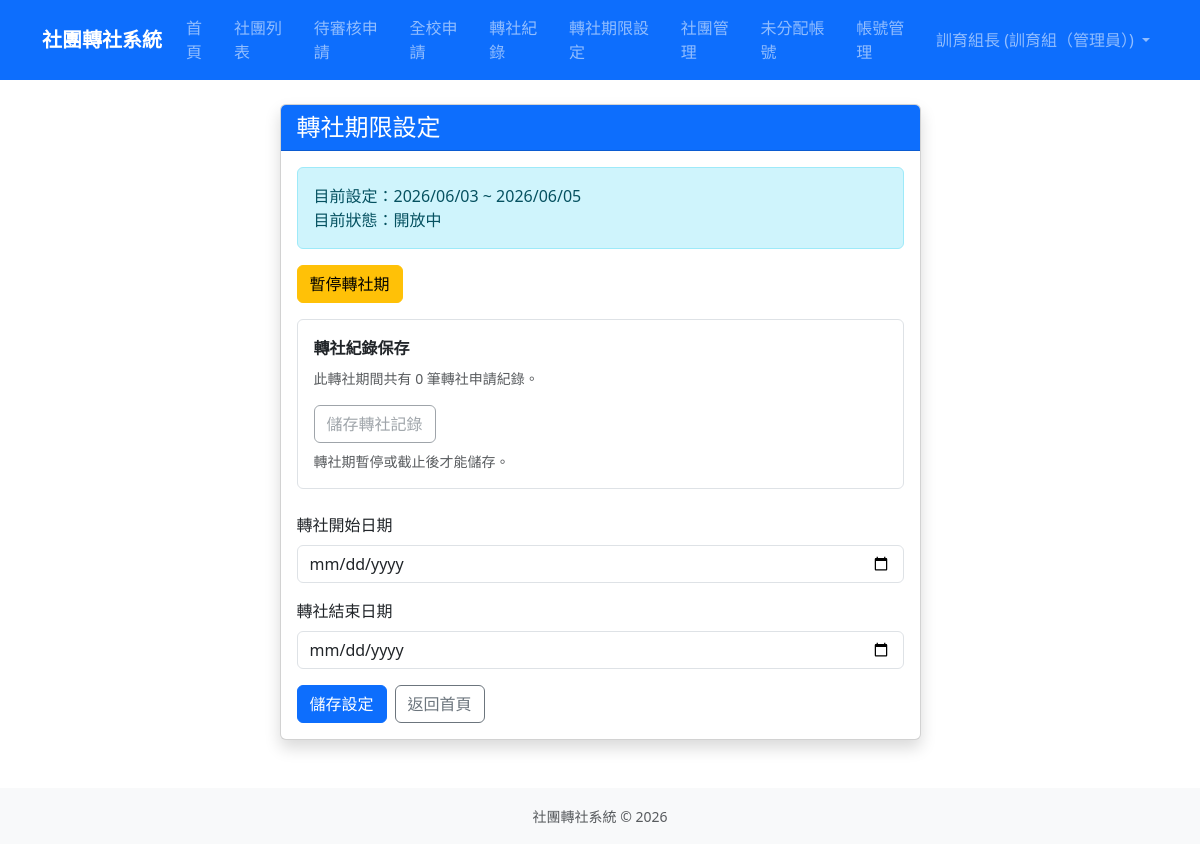
The app's page /admin-panel/transfer-window/ (signed in), older data.
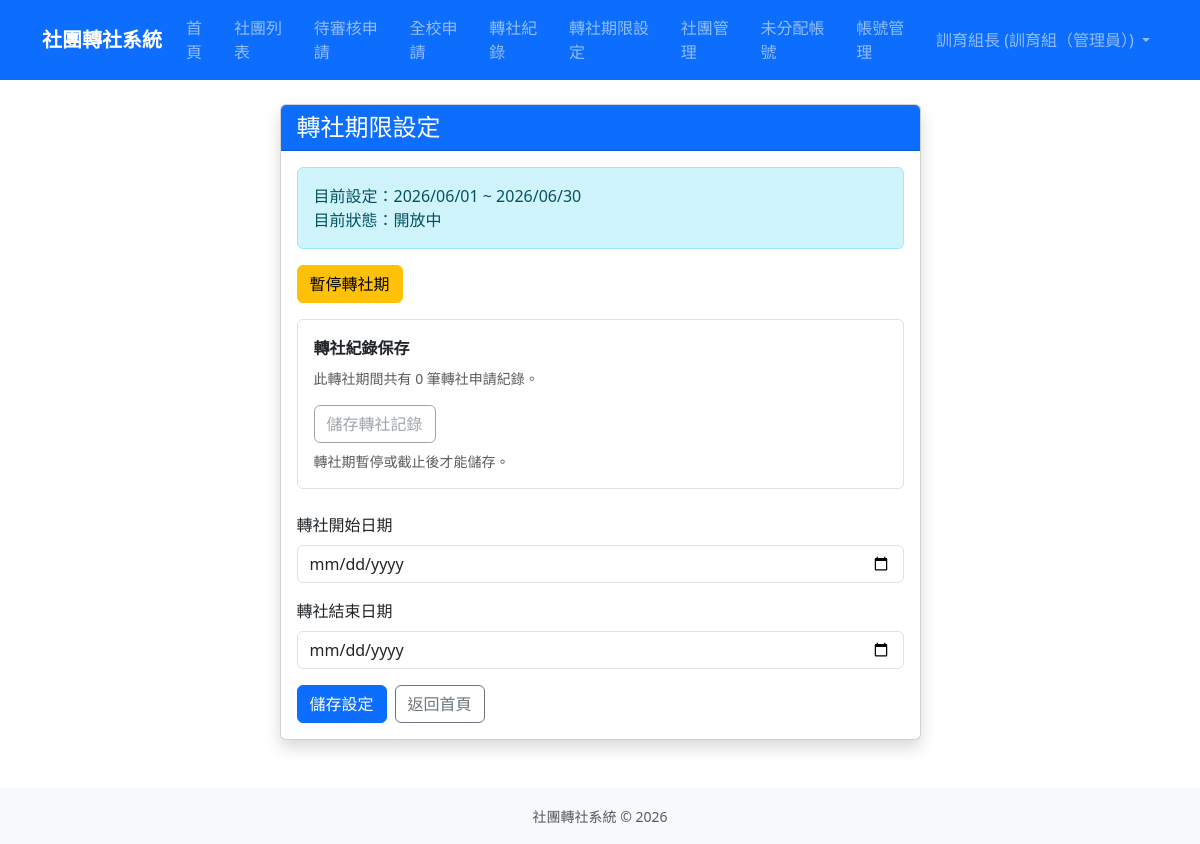
The same page, newer data.
### transfers/models.py (models this page shows, shortened)
class TransferWindow(models.Model):
    start_date = models.DateField(verbose_name='轉社開始日期')
    end_date = models.DateField(verbose_name='轉社結束日期')
    is_paused = models.BooleanField(default=False, verbose_name='暫停轉社期')
    updated_at = models.DateTimeField(auto_now=True, verbose_name='更新時間')
    class Meta:
        verbose_name = '轉社期限設定'
        verbose_name_plural = '轉社期限設定'
    @classmethod
    def get_current(cls):
        return cls.objects.order_by('-updated_at', '-pk').first()
    def is_open(self, today=None):
        if self.is_paused:
            return False
        today = today or timezone.localdate()
        return self.start_date <= today <= self.end_date
    def get_status(self, today=None):
        if self.is_paused:
            return 'paused'
        today = today or timezone.localdate()
        if today < self.start_date:
            return 'not_started'
        if today > self.end_date:
            return 'ended'
        return 'open'
    @property
    def status_text(self):
        status = self.get_status()
        if status == 'paused':
            return '已暫停'
        if status == 'not_started':
            return '尚未開始'
        if status == 'ended':
            return '已截止'
        return '開放中'

### accounts/views.py (the view, shortened to what this page needs)
# urls.py: path('admin-panel/transfer-window/', views.TransferWindowSettingsView.as_view(), name='transfer_window_settings'),
class TransferWindowSettingsView(LoginRequiredMixin, AdminRequiredMixin, View):
    template_name = 'accounts/transfer_window_form.html'
    def get_archive_context(self, transfer_window):
        if not transfer_window:
            return {
                'transfer_record_archive_can_create': False,
                'transfer_record_archive_existing': None,
                'transfer_record_archive_request_count': 0,
            }
        today = timezone.localdate()
        can_create = transfer_window.is_paused or today > transfer_window.end_date
        existing = TransferRecordArchive.objects.filter(
            transfer_window=transfer_window,
            start_date=transfer_window.start_date,
            end_date=transfer_window.end_date,
        ).first()
        request_count = TransferRequest.objects.filter(
            created_at__date__gte=transfer_window.start_date,
            created_at__date__lte=transfer_window.end_date,
        ).count()
        return {
            'transfer_record_archive_can_create': can_create,
            'transfer_record_archive_existing': existing,
            'transfer_record_archive_request_count': request_count,
        }
    def get(self, request):
        state = get_transfer_window_state()
        form = TransferWindowForm(instance=state['transfer_window'])
        return render(
            request,
            self.template_name,
            {
                **state,
                **self.get_archive_context(state['transfer_window']),
                'form': form,
            },
        )

### transfers/forms.py (shortened to what this page needs)
class TransferWindowForm(forms.ModelForm):
    class Meta:
        model = TransferWindow
        fields = ['start_date', 'end_date']
        widgets = {
            'start_date': forms.DateInput(attrs={'type': 'date', 'class': 'form-control'}),
            'end_date': forms.DateInput(attrs={'type': 'date', 'class': 'form-control'}),
        }
        labels = {
            'start_date': '轉社開始日期',
            'end_date': '轉社結束日期',
        }

### accounts/templatetags/account_extras.py (called while the page is built)
@register.filter
def display_role(user):
    if getattr(user, 'role', None) == 'president' and not user_is_club_president(user, user.club):
        return '學生'
    return user.get_role_display()

### accounts/views.py (called while the page is built)
    def test_func(self):
        user = self.request.user
        return user.is_authenticated and (
            user.is_superuser or getattr(user, 'role', None) == 'admin'
        )

### templates/accounts/transfer_window_form.html (shortened to what this page needs)
{% extends 'base.html' %}
{% block content %}
<div class="row justify-content-center">
    <div class="col-lg-7">
        <div class="card shadow">
            <div class="card-header bg-primary text-white">
                <h4 class="mb-0">轉社期限設定</h4>
            </div>
            <div class="card-body">
                {% if transfer_window %}
                    <div class="alert alert-info">
                        目前設定：{{ transfer_window.start_date|date:"Y/m/d" }} ~ {{ transfer_window.end_date|date:"Y/m/d" }}
                        <br>
                        目前狀態：{{ transfer_window.status_text }}
                    </div>
                    <div class="mb-3">
                        {% if transfer_window.is_paused %}
                            <form method="post" action="{% url 'transfer_window_resume' %}" class="d-inline">
                                {% csrf_token %}
                                <button type="submit" class="btn btn-success">恢復轉社期</button>
                            </form>
                        {% else %}
                            <form method="post" action="{% url 'transfer_window_pause' %}" class="d-inline">
                                <button type="submit" class="btn btn-warning">暫停轉社期</button>
                            </form>
                        {% endif %}
                    </div>
                    <div class="border rounded p-3 mb-4">
                        <div class="fw-semibold mb-2">轉社紀錄保存</div>
                        <div class="text-muted small mb-3">
                            此轉社期間共有 {{ transfer_record_archive_request_count }} 筆轉社申請紀錄。
                        </div>
                        {% if transfer_record_archive_existing %}
                            <div class="alert alert-success mb-2">此轉社期已儲存。</div>
                            <a href="{% url 'transfer_record_archive_detail' transfer_record_archive_existing.pk %}" class="btn btn-outline-primary">
                                查看已儲存紀錄
                            </a>
                        {% elif transfer_record_archive_can_create %}
                            <form method="post" action="{% url 'transfer_record_archive_create' %}" class="d-inline">
                                {% csrf_token %}
                                <button type="submit" class="btn btn-outline-primary">儲存轉社記錄</button>
                            </form>
                        {% else %}
                            <button type="button" class="btn btn-outline-secondary" disabled>儲存轉社記錄</button>
                            <div class="text-muted small mt-2">轉社期暫停或截止後才能儲存。</div>
                        {% endif %}
                    </div>
                {% else %}
                    <div class="alert alert-warning">
                        尚未設定轉社期間。未設定前，學生無法建立轉社申請。
                    </div>
                {% endif %}
                <form method="post">
                    <div class="mb-3">
                        <label for="{{ form.start_date.id_for_label }}" class="form-label">{{ form.start_date.label }}</label>
                        {{ form.start_date }}
                    </div>
                    <div class="mb-3">
                        <label for="{{ form.end_date.id_for_label }}" class="form-label">{{ form.end_date.label }}</label>
                        {{ form.end_date }}
                    </div>
                    <div class="d-flex gap-2">
                        <button type="submit" class="btn btn-primary">儲存設定</button>
                        <a href="{% url 'home' %}" class="btn btn-outline-secondary">返回首頁</a>
                    </div>
                </form>
            </div>
        </div>
    </div>
</div>
{% endblock %}

Row changes from the older to the newer data that the page shows:
changed TransferWindow "開放中": start_date "2026/06/03" → "2026/06/01"; end_date "2026/06/05" → "2026/06/30"
